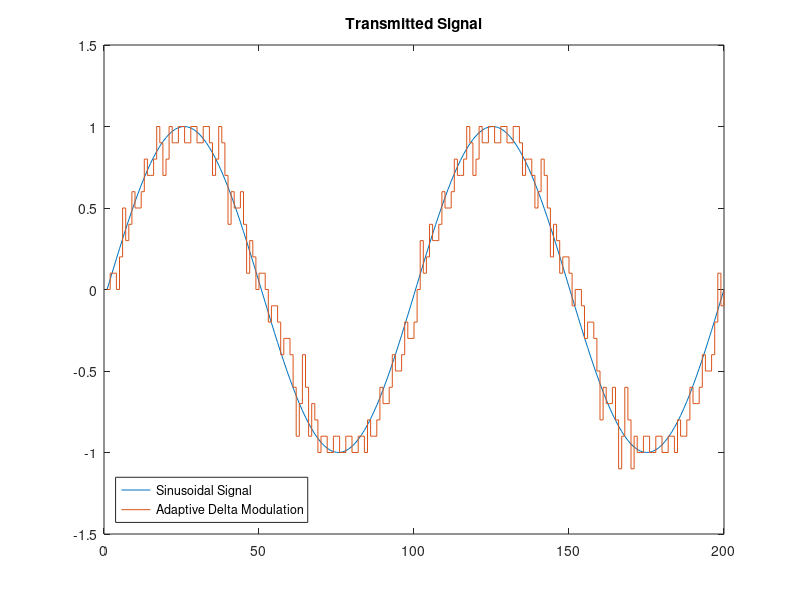
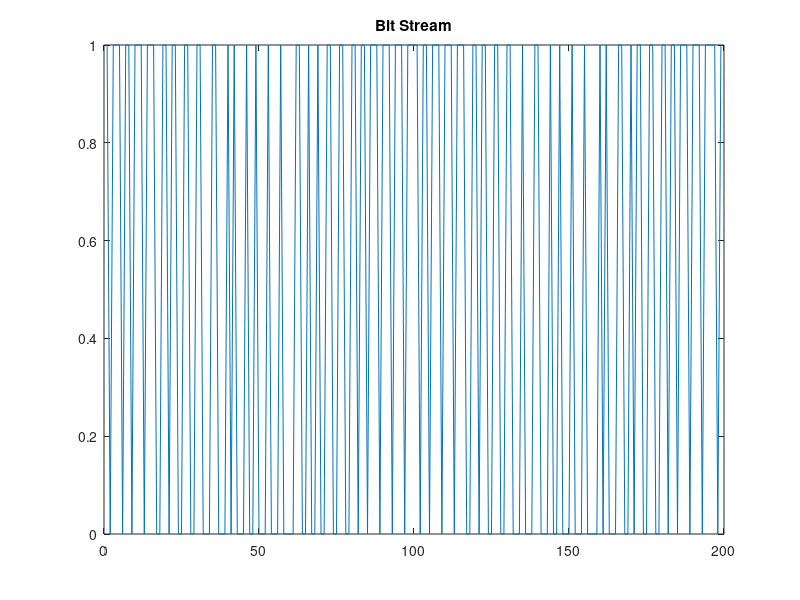
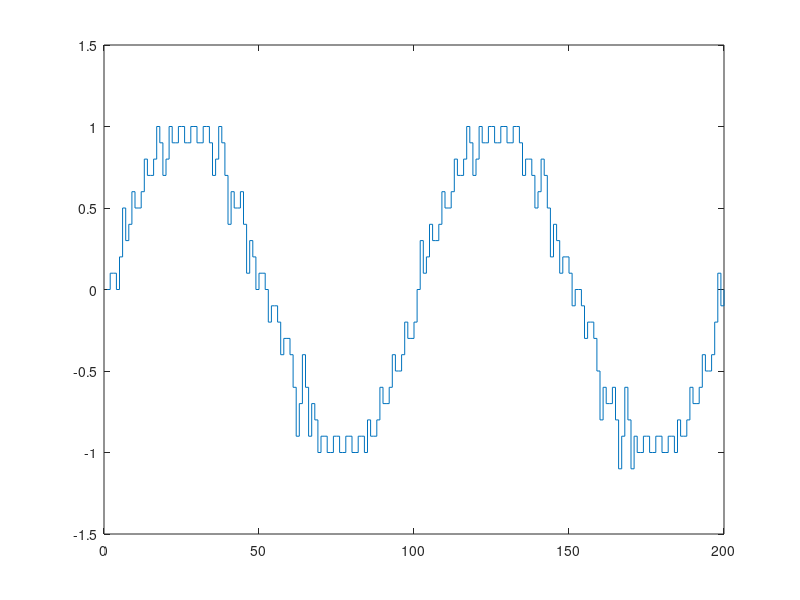

Source code (MATLAB) for these figures, in order: (Note: this script raises an error after producing the figures.)
clc;
clear all;
%Sampling Frequency
fs = 100;
Ts = 1/fs;

T = 2;
numSamples = T/Ts; 
%defining a sine wave with appropriate paramters
t = linspace(0,T,numSamples);
f = 1;
m = sin(2*pi*f*t);
figure(1)
plot(m);
title('Sinusoidal Signal');
hold on
%% TRADIONAL DELTA MODULATION
%quantized signal
xq =[0];
y1 =[0];
%step size
delta = 0.05;
for i = 1:numSamples-1
    if m(i) >= xq(i)
        xq(i+1) = xq(i) + delta;
        y1(i) = 1;
    else 
        xq(i+1) = xq(i) - delta;
        y1(i) = 0;
    end
end
% To obtain relevant results, uncomment the below lines
%stairs(xq);
%hold off;
%plot(y1);

%% ADAPTIVE DELTA MODULATION
% quantized signal
xqa =[0];
err_prev = 0;
y2 = [0];

% initial step size
delta_0 = 0.1;
delta_prev = delta_0;
for i = 1:numSamples-1
    err = m(i) - xqa(i);

    if err >=0
        err_curr = 1;
        y2(i) = 1;
    else 
        err_curr = -1;
        y2(i) = 0;
     end;
    delta_ = abs(delta_prev)*err_curr + delta_0*err_prev
    xqa(i+1) = xqa(i) + delta_;
    delta_prev = delta_;
    err_prev = err_curr;
    
end
stairs(xqa);
title('Transmitted Signal')
legend({'Sinusoidal Signal','Adaptive Delta Modulation'},'Location','southwest')
figure(2);
plot(y2);
title('Bit Stream');
hold off;


%% RECONSTRUCTION FROM BIT STREAM Y2
xr =[0];
err_prev = 0;
% initial step size
delta_i = 0.1;
delta_prev = delta_i;
for i = 1:numSamples-1
  
    if y2(i) == 1
        err_curr = 1;
    else 
        err_curr = -1;
    end
    delta_ = abs(delta_prev)*err_curr + delta_i*err_prev;
    xr(i+1) = xr(i) + delta_;
    delta_prev = delta_;
    err_prev = err_curr;
    
end

figure(3);
stairs(xr);
%% 
hold on;
w = 0.1*pi;
f = w/(2*pi);
m_ = lowpass(xr,f);

plot(m_);
title('Reciever Side');
legend({'Reconstructed signal from bit stream','After passing through LPF'},'Location','southwest')
